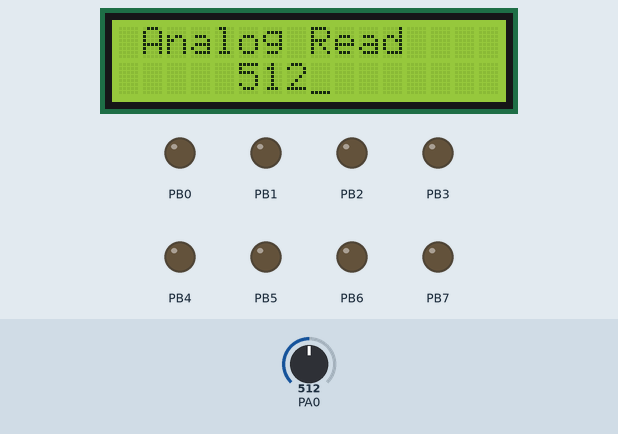
Simulated run of this program. Board: ATmega16, built with avr-gcc and emulated at 1 MHz. Parts: 16×2 character LCD, output pins drawn as LEDs (lit = HIGH). Wiring (inferred from the names in the program): character LCD (HD44780): RS PD0; R/W PD1; E PD2; data PC0, PC1, PC2, PC3, PC4, PC5, PC6, PC7. Inputs (shaded band) come from the test bench; at power-on: PA0 = 512. Pins used as bus, display or sensor lines are not drawn.

Above: at 1.2 s.
1.3 s: PA0 set to 716
At 2.9 s:
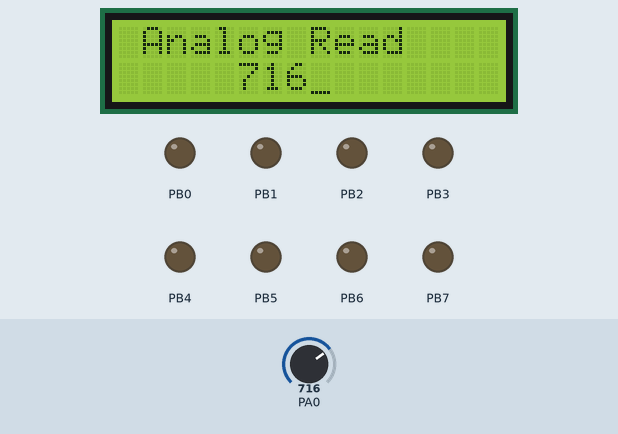
4.4 s: PA0 set to 900
At 6.1 s:
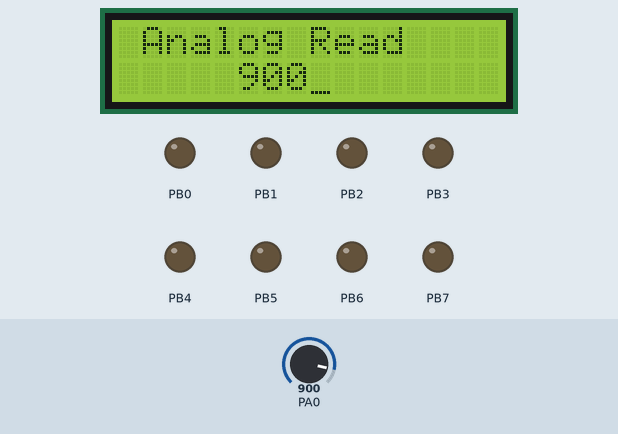
7.5 s: PA0 set to 1023
At 8.9 s:
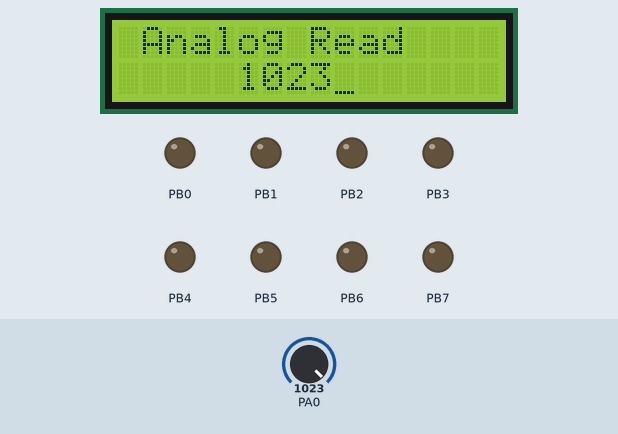
Timing chart, 0 to 10.5 s (numbered marks = the images above; inputs shaded):
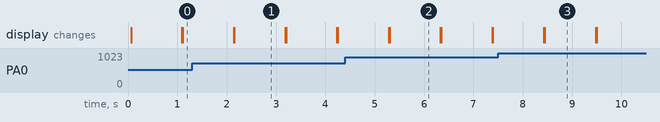

Measured:
- after the input at 1.3 s, the display: first differs from a run without the input after 0.86 s (image 1)
- after the input at 4.4 s, the display: first differs from a run without the input after 0.90 s (image 2)
- after the input at 7.5 s, the display: first differs from a run without the input after 0.95 s (image 3)
- what the display in image 1 shows lasts 1.0 s, from 2.2 s to 3.2 s

The program:

lcd_hello_world.c
```c
/*
 * adc_lcd_ir_led.c
 *
 * Created: 03-10-2015 04:06:59 PM
 *  Author: Robotics Centre
 */

// port d is being used as control port, port c is being used as data port , adc in port A


#include <avr/io.h>
#define F_CPU 1000000UL
#include<util/delay.h>
#include <stdlib.h> //itoa()

#define lcd_data_port PORTC //PORTC is declared as LCD data port
#define lcd_cont_port PORTD //PORTD is declared as LCD control port
#define rs_lcd PD0 //PD0 pin of PORTD should be connected to RS pin of the LCD
#define rw_lcd PD1 //PD1 pin of PORTD should be connected to R/W pin of the LCD
#define en_lcd PD2 //PD2 pin of PORTD should be connected to E pin of the LCD

//LCD Function
void lcd_command_write(char command);
void lcd_data_write(char data);
void lcd_string_write( char *string);
void lcd_number_write(int number,unsigned char radix);

//ADC Function
void adc_init(void); //ADC initialization function
int read_adc_channel(unsigned char channel); //Helps to select channel


int main(void)
{
	DDRD=0x07; //LCD control port (PD0,PD1 & PD2) are declared as o/p
	DDRA=0x00; //All ADC Pins are declared as i/p
	DDRC=0XFF; //LCD DATA PORT
	DDRB=0Xff; //LED PORT
	int sensor_value;
	lcd_command_write(0x38); //8 bit mode of LCD is selected
	lcd_command_write(0x0e); //LCD display ON & cursor ON
	adc_init(); //ADC initialized
	_delay_ms(10);

	while(1)
	{
		lcd_command_write(0x01); //Clear LCD screen
		lcd_command_write(0x80); //Cursor moves to 1st line, 1st column
		lcd_string_write(" Analog Read");
		sensor_value=read_adc_channel(0); //Channel 0 of the ADC is selected
		_delay_ms(1);
		lcd_command_write(0xc5);
		lcd_number_write(sensor_value,10); //Sensor value is printed on the LCD screen
		_delay_ms(1000);

    }
}
void lcd_command_write(char command)
{
	lcd_data_port=command; //command is placed on the lcd data port
	lcd_cont_port &=~(1<<rs_lcd); //lcd instruction register is selected
	lcd_cont_port &=~(1<<rw_lcd); //write mode of lcd is selected
	lcd_cont_port |=(1<<en_lcd); //lcd is enabled
	_delay_ms(1);
	lcd_cont_port &=~(1<<en_lcd); //lcd is disabled
	_delay_ms(1);
}
void lcd_data_write(char data)
{
	lcd_data_port=data;	//data is placed on the lcd data port
	lcd_cont_port|=(1<<rs_lcd); //lcd data register is selected
	lcd_cont_port&=~(1<<rw_lcd); //write mode of lcd is selected
	lcd_cont_port|=(1<<en_lcd); //lcd is enabled
	_delay_ms(1);
	lcd_cont_port &=~(1<<en_lcd); //lcd is disabled
	_delay_ms(1);
}
void lcd_string_write( char *string)
{
	while(*string)
	lcd_data_write(*string++);
}
void lcd_number_write(int number,unsigned char radix)
{
	char *number_string="00000";
	itoa(number,number_string,radix); //integer to string conversion
	lcd_string_write(number_string);
}
void adc_init(void)
{
	ADCSRA=(1<<ADEN)|(1<<ADATE)|(1<<ADPS2)|(1<<ADSC);
	/*ADC enabled, ADC Auto-triggering enabled, ADC Prescaler is selected & ADC start conversion started*/
	SFIOR=0x00; //Free running mode of ADC is selected
}
int read_adc_channel(unsigned char channel)
{
	uint16_t adc_value; //16 bit variable is declared
	uint8_t temp; //8 bit variable is declared
	ADMUX=(1<<REFS0)|channel; //ADC channel selection
	_delay_ms(10);
	temp=ADCL; //Lower byte of ADC result is read
	adc_value=ADCH; //Higher byte of ADC result is read
	adc_value=(adc_value<<8)|temp; //Whole ADC result
	return adc_value;
}
```
